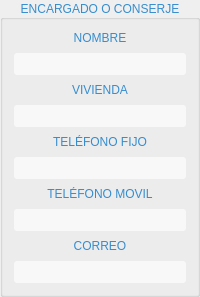
                  <widget class="QGroupBox" name="groupBox_2">
                   <property name="styleSheet">
                    <string notr="true">font: 10pt &quot;Segoe UI Semilight&quot;;
color: rgb(54, 141, 206);</string>
                   </property>
                   <property name="title">
                    <string>ENCARGADO O CONSERJE</string>
                   </property>
                   <property name="alignment">
                    <set>Qt::AlignCenter</set>
                   </property>
                   <layout class="QHBoxLayout" name="horizontalLayout_4">
                    <item>
                     <layout class="QVBoxLayout" name="verticalLayout_2">
                      <property name="spacing">
                       <number>8</number>
                      </property>
                      <item>
                       <layout class="QVBoxLayout" name="verticalLayout_21">
                        <item>
                         <widget class="QLabel" name="label_16">
                          <property name="styleSheet">
                           <string notr="true">font: 10pt &quot;Segoe UI Semilight&quot;;
color: rgb(54, 141, 206);</string>
                          </property>
                          <property name="text">
                           <string>NOMBRE</string>
                          </property>
                          <property name="alignment">
                           <set>Qt::AlignCenter</set>
                          </property>
                         </widget>
                        </item>
                        <item>
                         <widget class="MyLineEditShine" name="le_nombre_conserje">
                          <property name="minimumSize">
                           <size>
                            <width>0</width>
                            <height>22</height>
                           </size>
                          </property>
                          <property name="styleSheet">
                           <string notr="true">background-color: #F8F8F8; 
border-radius: 3px;
color:rgb(50, 50, 50);</string>
                          </property>
                          <property name="alignment">
                           <set>Qt::AlignCenter</set>
                          </property>
                         </widget>
                        </item>
                       </layout>
                      </item>
                      <item>
                       <layout class="QVBoxLayout" name="verticalLayout_49">
                        <item>
                         <widget class="QLabel" name="label_28">
                          <property name="styleSheet">
                           <string notr="true">font: 10pt &quot;Segoe UI Semilight&quot;;
color: rgb(54, 141, 206);</string>
                          </property>
                          <property name="text">
                           <string>VIVIENDA</string>
                          </property>
                          <property name="alignment">
                           <set>Qt::AlignCenter</set>
                          </property>
                         </widget>
                        </item>
                        <item>
                         <widget class="MyLineEditShine" name="le_vivienda_encargado">
                          <property name="minimumSize">
                           <size>
                            <width>0</width>
                            <height>22</height>
                           </size>
                          </property>
                          <property name="styleSheet">
                           <string notr="true">background-color: #F8F8F8; 
border-radius: 3px;
color:rgb(50, 50, 50);</string>
                          </property>
                          <property name="alignment">
                           <set>Qt::AlignCenter</set>
                          </property>
                         </widget>
                        </item>
                       </layout>
                      </item>
                      <item>
                       <layout class="QVBoxLayout" name="verticalLayout_22">
                        <item>
                         <widget class="QLabel" name="label_17">
                          <property name="styleSheet">
                           <string notr="true">font: 10pt &quot;Segoe UI Semilight&quot;;
color: rgb(54, 141, 206);</string>
                          </property>
                          <property name="text">
                           <string>TELÉFONO FIJO</string>
                          </property>
                          <property name="alignment">
                           <set>Qt::AlignCenter</set>
                          </property>
                         </widget>
                        </item>
                        <item>
                         <widget class="MyLineEditShine" name="le_telefono_fijo_conserje">
                          <property name="minimumSize">
                           <size>
                            <width>0</width>
                            <height>22</height>
                           </size>
                          </property>
                          <property name="styleSheet">
                           <string notr="true">background-color: #F8F8F8; 
border-radius: 3px;
color:rgb(50, 50, 50);</string>
                          </property>
                          <property name="alignment">
                           <set>Qt::AlignCenter</set>
                          </property>
                         </widget>
                        </item>
                       </layout>
                      </item>
                      <item>
                       <layout class="QVBoxLayout" name="verticalLayout_23">
                        <item>
                         <widget class="QLabel" name="label_18">
                          <property name="styleSheet">
                           <string notr="true">font: 10pt &quot;Segoe UI Semilight&quot;;
color: rgb(54, 141, 206);</string>
                          </property>
                          <property name="text">
                           <string>TELÉFONO MOVIL</string>
                          </property>
                          <property name="alignment">
                           <set>Qt::AlignCenter</set>
                          </property>
                         </widget>
                        </item>
                        <item>
                         <widget class="MyLineEditShine" name="le_telefono_movil_conserje">
                          <property name="minimumSize">
                           <size>
                            <width>0</width>
                            <height>22</height>
                           </size>
                          </property>
                          <property name="styleSheet">
                           <string notr="true">background-color: #F8F8F8; 
border-radius: 3px;
color:rgb(50, 50, 50);</string>
                          </property>
                          <property name="alignment">
                           <set>Qt::AlignCenter</set>
                          </property>
                         </widget>
                        </item>
                       </layout>
                      </item>
                      <item>
                       <layout class="QVBoxLayout" name="verticalLayout_24">
                        <item>
                         <widget class="QLabel" name="label_19">
                          <property name="styleSheet">
                           <string notr="true">font: 10pt &quot;Segoe UI Semilight&quot;;
color: rgb(54, 141, 206);</string>
                          </property>
                          <property name="text">
                           <string>CORREO</string>
                          </property>
                          <property name="alignment">
                           <set>Qt::AlignCenter</set>
                          </property>
                         </widget>
                        </item>
                        <item>
                         <widget class="MyLineEditShine" name="le_correo_conserje">
                          <property name="minimumSize">
                           <size>
                            <width>0</width>
                            <height>22</height>
                           </size>
                          </property>
                          <property name="styleSheet">
                           <string notr="true">background-color: #F8F8F8; 
border-radius: 3px;
color:rgb(50, 50, 50);</string>
                          </property>
                          <property name="alignment">
                           <set>Qt::AlignCenter</set>
                          </property>
                         </widget>
                        </item>
                       </layout>
                      </item>
                     </layout>
                    </item>
                   </layout>
                  </widget>
